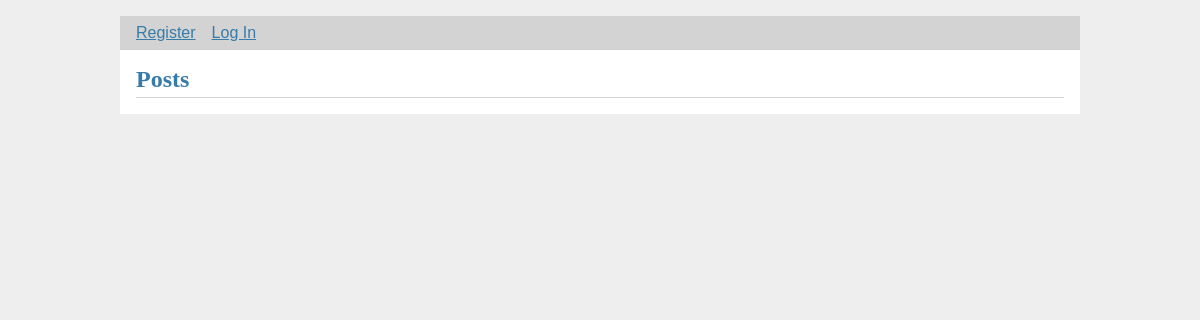
Before: / with the older database file.
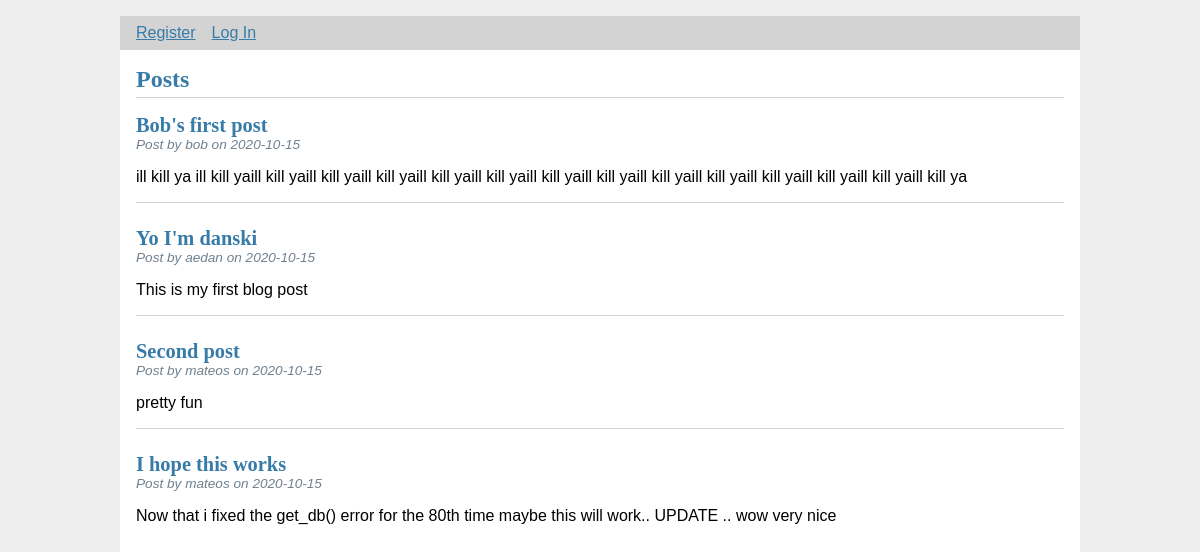
After: the same page with the newer database file.
### tables this page shows
CREATE TABLE post(
    id INTEGER PRIMARY KEY AUTOINCREMENT,
    author_id INTEGER NOT NULL,
    created TIMESTAMP NOT NULL DEFAULT CURRENT_TIMESTAMP,
    title TEXT NOT NULL,
    body TEXT NOT NULL,
    FOREIGN KEY (author_id) REFERENCES user (id)
);

CREATE TABLE user(
    id INTEGER PRIMARY KEY AUTOINCREMENT,
    username TEXT UNIQUE NOT NULL,
    password TEXT NOT NULL
);

### flaskr/blog.py (the view)
@bp.route("/")
def index():
    db = get_db()
    posts = db.execute(
        "SELECT p.id, title, body, created, author_id, username"
        " FROM post p JOIN user u ON p.author_id = u.id"
        " ORDER BY created DESC"
    ).fetchall()
    return render_template("blog/index.html", posts=posts)

### flaskr/auth.py (called while the page is built)
@bp.before_app_request
def load_logged_in_user():
    user_id = session.get("user_id")
    if user_id is None:
        g.user = None
    else:
        g.user = (
            get_db().execute("SELECT * FROM user WHERE id = ?", (user_id,)).fetchone()
        )

### flaskr/db.py (called while the page is built)
def get_db():
    if "db" not in g:
        g.db = sqlite3.connect(
            current_app.config["DATABASE"], detect_types=sqlite3.PARSE_DECLTYPES
        )
        g.db.row_factory = sqlite3.Row
    return g.db

### flaskr/templates/blog/index.html (shortened to what this page needs)
{% extends 'base.html' %}
{% block header %}
<h1>{% block title %}Posts{% endblock %}</h1>
{% endblock %}
{% block content %}
{% for post in posts %}
<article class="post">
    <header>
        <div>
            <h1>{{ post['title'] }}</h1>
            <div class="about">Post by {{ post['username'] }} on {{ post['created'].strftime('%Y-%m-%d') }}</div>
        </div>
    </header>
    <p class="body">{{ post['body'] }}</p>
</article>
{% if not loop.last %}
<hr>
{% endif %}
{% endfor %}
{% endblock %}

### flaskr/templates/base.html (shortened to what this page needs)
<!DOCTYPE html>
<link rel="stylesheet" href={{ url_for('static', filename='style.css') }}>
<nav>
    <ul>
        {% if g.user %}
        <li><span>{{ g.user["username"] }}</span></li>
        <li><a href="{{ url_for('auth.logout') }}">Logout</a></li>
        {% else %}
        <li><a href="{{ url_for('auth.register') }}">Register</a></li>
        <li><a href="{{ url_for('auth.login') }}">Log In</a></li>
        {% endif %}
    </ul>
</nav>
<section class="content">
    <header>{% block header %}{% endblock %}</header>
    {% block content %}{% endblock %}
</section>

### flaskr/static/style.css (style rules this page uses)
h1 { font-family: serif; color: #377ba8; margin: 1rem 0; }
a { color: #377ba8; }
hr { border: none; border-top: 1px solid lightgray; }
nav { background: lightgray; display: flex; align-items: center; padding: 0 0.5rem; }
nav ul { display: flex; list-style: none; margin: 0; padding: 0; }
nav ul li a, nav ul li span, header .action { display: block; padding: 0.5rem; }
.content { padding: 0 1rem 1rem; }
.content > header { border-bottom: 1px solid lightgray; display: flex; align-items: flex-end; }
.content > header h1 { flex: auto; margin: 1rem 0 0.25rem 0; }
.post > header { display: flex; align-items: flex-end; font-size: 0.85em; }
.post > header > div:first-of-type { flex: auto; }
.post > header h1 { font-size: 1.5em; margin-bottom: 0; }
.post .about { color: slategray; font-style: italic; }
.post .body { white-space: pre-line; }
.content:last-child { margin-bottom: 0; }

Changed rows visible on the page:
added post: title "Bob's first post", username "bob", created "2020-10-15", body "ill kill ya ill kill yaill kill yaill kill yaill kill yaill kill yaill kill yaill kill yaill kill yaill kill yaill kill yaill kill yaill kill yaill kill yaill kill ya"
added post: title "Yo I'm danski", username "aedan", created "2020-10-15", body "This is my first blog post"
added post: title "Second post", username "mateos", created "2020-10-15", body "pretty fun"
added post: title "I hope this works", username "mateos", created "2020-10-15", body "Now that i fixed the get_db() error for the 80th time maybe this will work.. UPDATE .. wow very nice"
